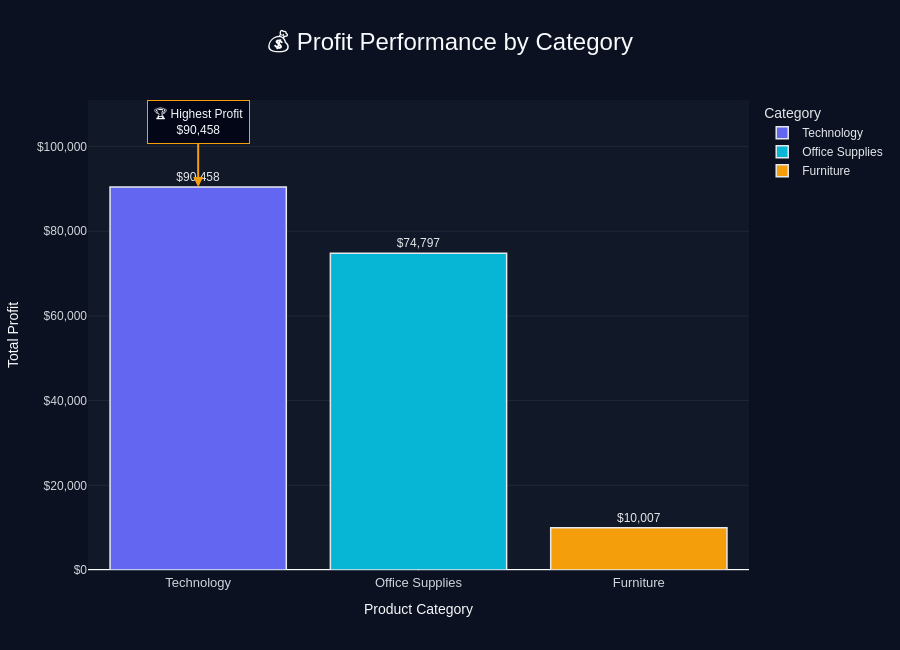

Notebook source saved alongside this figure:
### Markdown cell above
# 04. Profit by Category

### Business Question

Which Category generates the highest Profit?

This analysis compares Category-level profitability using
transaction-level Profit.

### Code cell
# Aggregate Sales and Profit by Category

category_profit = (
    df.groupby("Category", as_index=False)
      .agg(
          Total_Sales=("Sales", "sum"),
          Total_Profit=("Profit", "sum"),
          Total_Quantity=("Quantity", "sum")
      )
)

# Calculate Profit Margin at the aggregated Category level

category_profit["Profit_Margin_%"] = (
    category_profit["Total_Profit"]
    / category_profit["Total_Sales"]
    * 100
)

# Sort Categories by Profit

category_profit = category_profit.sort_values(
    "Total_Profit",
    ascending=False
)

display(category_profit.round(2))


# Create an interactive premium Profit comparison chart

fig = px.bar(
    category_profit,
    x="Category",
    y="Total_Profit",
    text="Total_Profit",
    color="Category",
    color_discrete_sequence=[
        "#6366F1",
        "#06B6D4",
        "#F59E0B",
        "#EC4899",
        "#10B981"
    ],
    hover_data={
        "Total_Sales": ":,.2f",
        "Total_Profit": ":,.2f",
        "Total_Quantity": ":,.0f",
        "Profit_Margin_%": ":.2f"
    },
    title="Profit Performance by Category",
    labels={
        "Total_Profit": "Total Profit",
        "Category": "Product Category"
    }
)


# Format Profit annotations and hover information

fig.update_traces(
    texttemplate="$%{text:,.0f}",
    textposition="outside",
    marker_line_width=1.5,
    marker_line_color="#E5E7EB",
    hovertemplate=(
        "<b>%{x}</b><br>"
        "Total Profit: $%{y:,.2f}<br>"
        "Total Sales: $%{customdata[0]:,.2f}<br>"
        "Quantity: %{customdata[2]:,.0f}<br>"
        "Profit Margin: %{customdata[3]:.2f}%"
        "<extra></extra>"
    )
)


# Apply premium dashboard-style layout

fig.update_layout(
    title={
        "text": "💰 Profit Performance by Category",
        "x": 0.5,
        "xanchor": "center",
        "font": {
            "size": 24,
            "family": "Arial",
            "color": "#F8FAFC"
        }
    },

    paper_bgcolor="#0B1120",
    plot_bgcolor="#111827",

    font={
        "family": "Arial",
        "color": "#E5E7EB"
    },

    height=650,

    margin={
        "l": 80,
        "r": 60,
        "t": 100,
        "b": 80
    },

    xaxis={
        "title": "Product Category",
        "showgrid": False,
        "showline": True,
        "linecolor": "#374151",
        "tickfont": {
            "size": 13,
            "color": "#D1D5DB"
        },
        "title_font": {
            "size": 14,
            "color": "#F8FAFC"
        }
    },

    yaxis={
        "title": "Total Profit",
        "tickprefix": "$",
        "tickformat": ",",
        "showgrid": True,
        "gridcolor": "#1F2937",
        "gridwidth": 1,
        "showline": False,
        "tickfont": {
            "size": 12,
            "color": "#D1D5DB"
        },
        "title_font": {
            "size": 14,
            "color": "#F8FAFC"
        }
    },

    hoverlabel={
        "bgcolor": "#020617",
        "font_size": 13,
        "font_family": "Arial",
        "font_color": "#F8FAFC",
        "bordercolor": "#6366F1"
    },

    legend={
        "title": {
            "text": "Category"
        },
        "font": {
            "color": "#E5E7EB"
        },
        "bgcolor": "rgba(0,0,0,0)"
    }
)


# Highlight the highest-profit Category

top_profit_category = category_profit.iloc[0]

fig.add_annotation(
    x=top_profit_category["Category"],
    y=top_profit_category["Total_Profit"],
    text=(
        f"🏆 Highest Profit<br>"
        f"${top_profit_category['Total_Profit']:,.0f}"
    ),
    showarrow=True,
    arrowhead=2,
    arrowsize=1,
    arrowwidth=2,
    arrowcolor="#F59E0B",
    ax=0,
    ay=-65,
    bgcolor="#020617",
    bordercolor="#F59E0B",
    borderwidth=1,
    borderpad=6,
    font={
        "size": 12,
        "color": "#F8FAFC"
    }
)


# Display the final interactive visualization

fig.show()

### Figure 1 — Plotly figure (JSON) as saved in the notebook; plotly's stock layout.template omitted (floating-point values rounded to 4 significant figures)
{"data": [{"customdata": [[470600.0, 4061.0, 19.22]], "hovertemplate": "<b>%{x}</b><br>Total Profit: $%{y:,.2f}<br>Total Sales: $%{customdata[0]:,.2f}<br>Quantity: %{customdata[2]:,.0f}<br>Profit Margin: %{customdata[3]:.2f}%<extra></extra>", "legendgroup": "Technology", "marker": {"color": "#6366F1", "line": {"color": "#E5E7EB", "width": 1.5}, "pattern": {"shape": ""}}, "name": "Technology", "orientation": "v", "showlegend": true, "text": [90460.0], "textposition": "outside", "texttemplate": "$%{text:,.0f}", "type": "bar", "x": ["Technology"], "xaxis": "x", "y": [90460.0], "yaxis": "y"}, {"customdata": [[643700.0, 13620.0, 11.62]], "hovertemplate": "<b>%{x}</b><br>Total Profit: $%{y:,.2f}<br>Total Sales: $%{customdata[0]:,.2f}<br>Quantity: %{customdata[2]:,.0f}<br>Profit Margin: %{customdata[3]:.2f}%<extra></extra>", "legendgroup": "Office Supplies", "marker": {"color": "#06B6D4", "line": {"color": "#E5E7EB", "width": 1.5}, "pattern": {"shape": ""}}, "name": "Office Supplies", "orientation": "v", "showlegend": true, "text": [74800.0], "textposition": "outside", "texttemplate": "$%{text:,.0f}", "type": "bar", "x": ["Office Supplies"], "xaxis": "x", "y": [74800.0], "yaxis": "y"}, {"customdata": [[451500.0, 4631.0, 2.216]], "hovertemplate": "<b>%{x}</b><br>Total Profit: $%{y:,.2f}<br>Total Sales: $%{customdata[0]:,.2f}<br>Quantity: %{customdata[2]:,.0f}<br>Profit Margin: %{customdata[3]:.2f}%<extra></extra>", "legendgroup": "Furniture", "marker": {"color": "#F59E0B", "line": {"color": "#E5E7EB", "width": 1.5}, "pattern": {"shape": ""}}, "name": "Furniture", "orientation": "v", "showlegend": true, "text": [10010.0], "textposition": "outside", "texttemplate": "$%{text:,.0f}", "type": "bar", "x": ["Furniture"], "xaxis": "x", "y": [10010.0], "yaxis": "y"}], "layout": {"annotations": [{"arrowcolor": "#F59E0B", "arrowhead": 2, "arrowsize": 1, "arrowwidth": 2, "ax": 0, "ay": -65, "bgcolor": "#020617", "bordercolor": "#F59E0B", "borderpad": 6, "borderwidth": 1, "font": {"color": "#F8FAFC", "size": 12}, "showarrow": true, "text": "🏆 Highest Profit<br>$90,458", "x": "Technology", "y": 90460.0}], "barmode": "relative", "font": {"color": "#E5E7EB", "family": "Arial"}, "height": 650, "hoverlabel": {"bgcolor": "#020617", "bordercolor": "#6366F1", "font": {"color": "#F8FAFC", "family": "Arial", "size": 13}}, "legend": {"bgcolor": "rgba(0,0,0,0)", "font": {"color": "#E5E7EB"}, "title": {"text": "Category"}, "tracegroupgap": 0}, "margin": {"b": 80, "l": 80, "r": 60, "t": 100}, "paper_bgcolor": "#0B1120", "plot_bgcolor": "#111827", "title": {"font": {"color": "#F8FAFC", "family": "Arial", "size": 24}, "text": "💰 Profit Performance by Category", "x": 0.5, "xanchor": "center"}, "xaxis": {"anchor": "y", "categoryarray": ["Technology", "Office Supplies", "Furniture"], "categoryorder": "array", "domain": [0, 1], "linecolor": "#374151", "showgrid": false, "showline": true, "tickfont": {"color": "#D1D5DB", "size": 13}, "title": {"font": {"color": "#F8FAFC", "size": 14}, "text": "Product Category"}}, "yaxis": {"anchor": "x", "domain": [0, 1], "gridcolor": "#1F2937", "gridwidth": 1, "showgrid": true, "showline": false, "tickfont": {"color": "#D1D5DB", "size": 12}, "tickformat": ",", "tickprefix": "$", "title": {"font": {"color": "#F8FAFC", "size": 14}, "text": "Total Profit"}}}}
